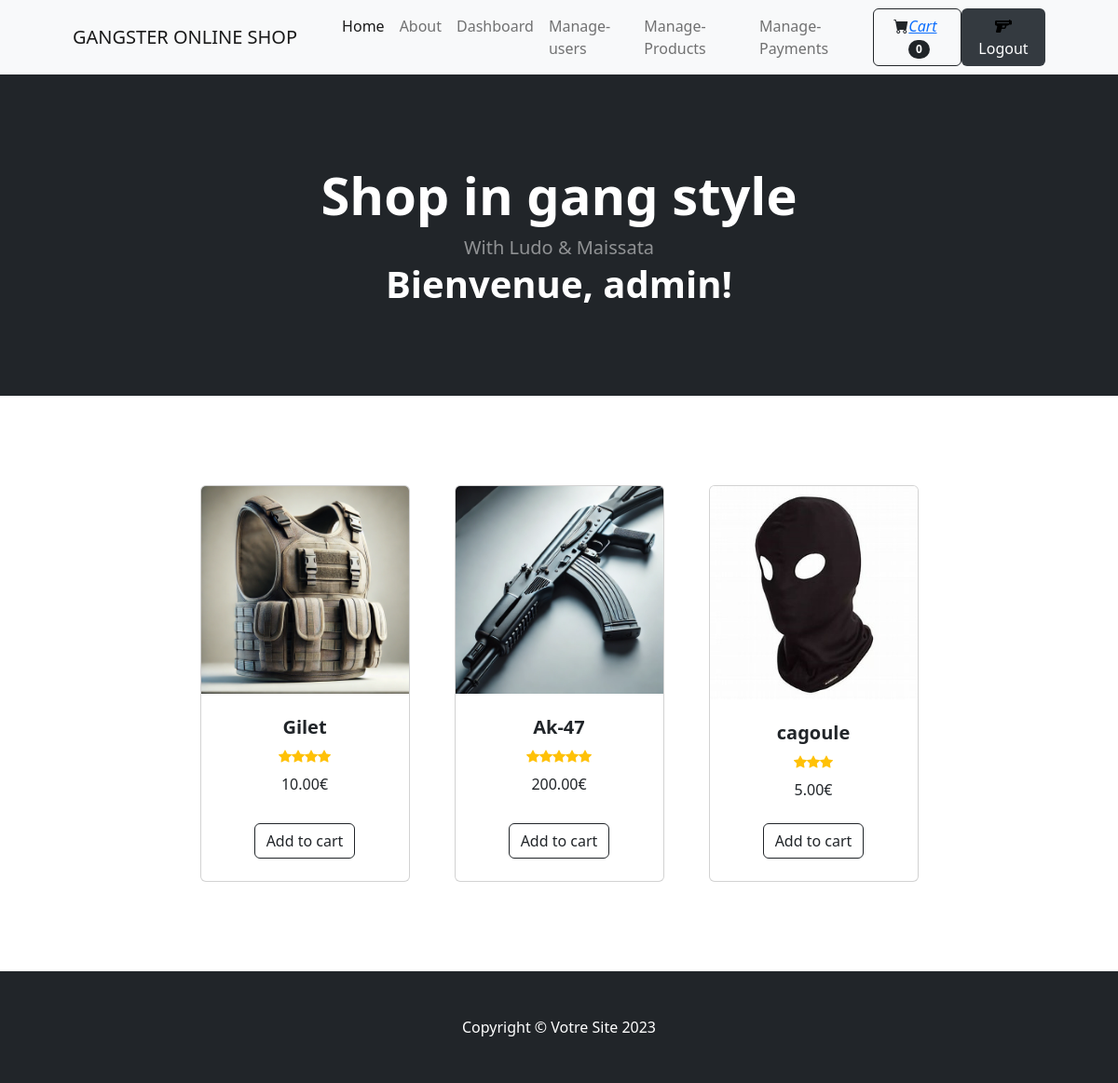
Screenshot of /index.php (signed in) with the database file from the repository.
### tables this page shows
CREATE TABLE `produits` (
  `id` int(11) NOT NULL,
  `nom` varchar(255) NOT NULL,
  `image` varchar(255) NOT NULL,
  `prix` decimal(10,2) NOT NULL,
  `note` int(11) NOT NULL CHECK (`note` between 1 and 5)
);

### Classes/Panier.php (called while the page is built, shortened)
<?php
class Panier
{
    public function obtenirNombreTotal()
    {
        $total = 0;
        return $total;
    }
}

### Classes/Produits.php (called while the page is built, shortened)
<?php
class Produits
{
    private $conn;
    private $table_name = "produits";
    public function __construct($db)
    {
        $this->conn = $db;
    }
    public function getAllProducts()
    {
        $query = "SELECT * FROM " . $this->table_name;
        $stmt = $this->conn->prepare($query);
        $stmt->execute();
        return $stmt->fetchAll(PDO::FETCH_ASSOC);
    }
}

### index.php (the view, shortened to what this page needs)
<?php
require_once 'Classes/Produits.php';
require_once 'Classes/Panier.php';
$database = new Database();
$conn = $database->getConnection();
$produit = new Produits($conn);
$panier = new Panier();
$products = $produit->getAllProducts();
$image_directory = 'assets/images/';
$username = isset($_SESSION['username']) ? $_SESSION['username'] : 'Invité';
$is_admin = isset($_SESSION['is_admin']) ? $_SESSION['is_admin'] : false;
$totalArticles = $panier->obtenirNombreTotal();
?>
<!DOCTYPE html>
<html lang="fr">
<head>
    <link href="https://cdn.jsdelivr.net/npm/bootstrap-icons@1.5.0/font/bootstrap-icons.css" rel="stylesheet" />
    <link href="css/styles.css" rel="stylesheet" />
    <link href="https://cdnjs.cloudflare.com/ajax/libs/font-awesome/6.0.0-beta3/css/all.min.css" rel="stylesheet">
</head>
<body>
    <nav class="navbar navbar-expand-lg navbar-light bg-light">
        <div class="container px-4 px-lg-5">
            <a class="navbar-brand" href="#!">GANGSTER ONLINE SHOP</a>
            <div class="collapse navbar-collapse" id="navbarSupportedContent">
                <ul class="navbar-nav me-auto mb-2 mb-lg-0 ms-lg-4">
                    <li class="nav-item"><a class="nav-link active" aria-current="page" href="#!">Home</a></li>
                    <li class="nav-item"><a class="nav-link" href="./documentation/rapport.html">About</a></li>
                    <?php if ($is_admin) : ?>
                        <li class="nav-item"><a class="nav-link" href="./pages/admin/admin_dashboard.php">Dashboard</a></li>
                        <li class="nav-item"><a class="nav-link" href="./pages/admin/gestion_utilisateurs.php">Manage-users</a></li>
                        <li class="nav-item"><a class="nav-link" href="./pages/admin/gestion_produits.php">Manage-Products</a></li>
                        <li class="nav-item"><a class="nav-link" href="./pages/admin/gestion_paiements.php">Manage-Payments</a></li>
                    <?php endif; ?>
                </ul>
                <form class="d-flex">
                    <button class="btn btn-outline-dark" type="button">
                        <i class="bi-cart-fill me-1"><a href="./pages/cart/panier.php">Cart</a></i>
                        <span class="badge bg-dark text-white ms-1 rounded-pill"><?php echo $totalArticles; ?></span>
                    </button>
                </form>
                <?php if ($username == 'Invité') : ?>
                    <a href="../login-form-14/login-form-14/index.html">
                        <button class="btn btn-custom">
                            <i class="bi bi-people"></i> Login
                        </button>
                    </a>
                <?php else : ?>
                    <a href="./functions/connection/process_logout.php">
                        <button class="btn btn-custom">
                            <i class="fa-solid fa-gun" style="color: #000000;"></i> Logout
                        </button>
                    </a>
                <?php endif; ?>
            </div>
        </div>
    </nav>
    <header class="bg-dark py-5">
        <div class="container px-4 px-lg-5 my-5">
            <div class="text-center text-white">
                <h1 class="display-4 fw-bolder">Shop in gang style</h1>
                <p class="lead fw-normal text-white-50 mb-0">With Ludo & Maissata</p>
                <h2 class="display-6 fw-bolder">Bienvenue, <?php echo htmlspecialchars($username); ?>!</h2>
            </div>
        </div>
    </header>
    <section class="py-5">
        <div class="container px-4 px-lg-5 mt-5">
            <div class="row gx-4 gx-lg-5 row-cols-2 row-cols-md-3 row-cols-xl-4 justify-content-center">
                <?php foreach ($products as $product) : ?>
                    <div class="col mb-5">
                        <div class="card h-100">
                            <?php
                            $supported_extensions = ['webp', 'png', 'jpg', 'jpeg'];
                            $image_src = 'assets/images/default.webp';
                            foreach ($supported_extensions as $extension) {
                                $image_path = $image_directory . strtolower($product['nom']) . '.' . $extension;
                                if (file_exists($image_path)) {
                                    $image_src = $image_path;
                                    break;
                                }
                            }
                            ?>
                            <img class="card-img-top" src="<?php echo htmlspecialchars($image_src); ?>" alt="<?php echo htmlspecialchars($product['nom']); ?>" />
                            <div class="card-body p-4">
                                <div class="text-center">
                                    <h5 class="fw-bolder"><?php echo htmlspecialchars($product['nom']); ?></h5>
                                    <div class="d-flex justify-content-center small text-warning mb-2">
                                        <?php for ($i = 0; $i < $product['note']; $i++) : ?>
                                            <div class="bi-star-fill"></div>
                                        <?php endfor; ?>
                                    </div>
                                    <?php echo htmlspecialchars($product['prix']); ?>€
                                </div>
                            </div>
                            <div class="card-footer p-4 pt-0 border-top-0 bg-transparent">
                                <div class="text-center">
                                    <form method="POST" action="">
                                        <button class="btn btn-outline-dark mt-auto add-to-cart" type="submit">Add to cart</button>
                                    </form>
                                </div>
                            </div>
                        </div>
                    </div>
                <?php endforeach; ?>
            </div>
        </div>
    </section>
    <footer class="py-5 bg-dark">
        <div class="container">
            <p class="m-0 text-center text-white">Copyright &copy; Votre Site 2023</p>
        </div>
    </footer>
</body>
</html>

### index.php (style rules this page uses)
.btn-custom { background-color: #343a40; color: #ffffff; }

### rows the page displays
produits: shows a picture, nom "Gilet", note 4 (drawn), prix "10.00"
produits: shows a picture, nom "Ak-47", note 5 (drawn), prix "200.00"
produits: nom (picture), nom "cagoule", note 3 (drawn), prix "5.00"

### other values shown
$totalArticles "0"
$username "admin"
